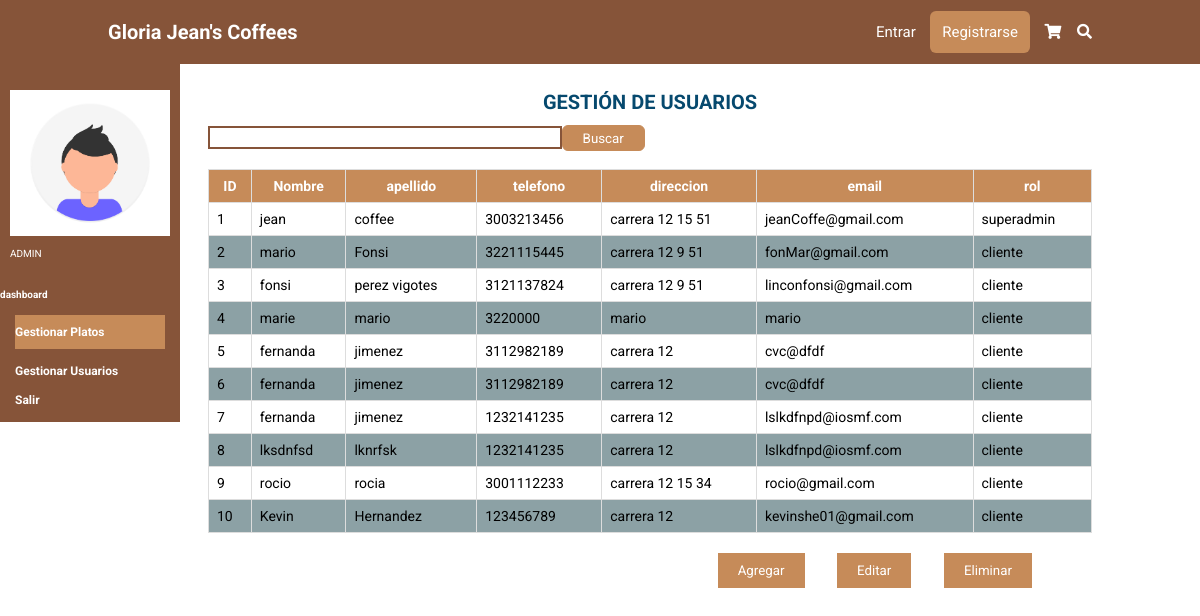
/dashboard/usuarios/, run on the app's committed database.
### tables this page shows
CREATE TABLE usuario (id_usuario INTEGER PRIMARY KEY AUTOINCREMENT NOT NULL UNIQUE, nombre STRING (100) NOT NULL, apellido STRING (100) NOT NULL, telefono INTEGER NOT NULL, direccion STRING (50) NOT NULL, email STRING (100) NOT NULL, user STRING (50) NOT NULL UNIQUE, contraseña STRING (100) NOT NULL, rol STRING (20) NOT NULL DEFAULT cliente, estado CHAR (1) DEFAULT A NOT NULL);

### app.py (the view, shortened to what this page needs)
@app.route('/dashboard/usuarios/', methods=['GET', 'POST'])
def usuarios():
    form = search()
    if request.method == 'GET':
        sql = f'SELECT *FROM usuario'
        res = seleccion(sql)
    return render_template('usuarios.html', form=form, titulo='dashboard', res=res)

### forms.py
class search(FlaskForm):
    seh = TextField('Buscar')

### conexion.py (called while the page is built)
def seleccion(sql) -> list:
    try:
        with sqlite3.connect(URL_DB) as con:
            cur = con.cursor()
            res = cur.execute(sql).fetchall()
    except Exception:
        res = None
    return res

### templates/usuarios.html
{% extends 'base.html' %}
{% block cuerpo %}
    <section class="Gplatos">
        <div class="aside">
            <div class="user">
                <img src="{{ url_for('static',filename='img/foto.png')}}" class="fotico-dashboard" alt="" >
                <p class="rol">ADMIN</p>
            </div>
            <div class="plataforma">
                <h4>dashboard</h4>
            </div>
             <nav class="navbar-aside">
              <a href='/dashboard/platos/' class="dashboard-platos">Gestionar Platos</a>
              <a href='/dashboard/usuarios/' class="dashboard-usuarios">Gestionar Usuarios</a>
              <a href='/salir'>Salir</a>
            </nav>
        </div>
        <div class="tabla">
          <h1 class="text-title">GESTI&Oacute;N DE USUARIOS</h1><br>
          <form name='fbuscarD' id='fbuscarD' action='' method='POST'>
            <div class="buscar-plato">
              {{ form.seh(class="buscar") }}
              <input type="submit" class="btn_buscar" value="Buscar">
            </div>
          </form>
              <table>
                  <tr>
                    <th>ID</th>
                    <th>Nombre</th>
                    <th>apellido</th>
                    <th>telefono</th>
                    <th>direccion</th>
                    <th>email</th>
                    <th>rol</th>
                  </tr>
                  {% for i in res %}
                  <tr>
                    <td>{{ i[0] }}</td>
                    <td>{{ i[1] }}</td>
                    <td>{{ i[2] }}</td>
                    <td>{{ i[3] }}</td>
                    <td>{{ i[4] }}</td>
                    <td>{{ i[5] }}</td>
                    <td>{{ i[8] }}</td>
                  </tr>
                  {% endfor%}
                </table>
                <div class="botones">
                  <input type="submit" value="Agregar" href='/dashboard/platos/agregar_plato/'>
                  <input type="submit" value="Editar" href='/dashboard/platos/editar_plato/'>
                  <input type="submit" value="Eliminar">
              </div>
          </div>
    </section>
{% endblock %}

### static/css/style.css (style rules this page uses)
:root { --marron: #865439; --marronclaro: #c68b59; }
* { border: 0; box-sizing: border-box; font-family: "Roboto", sans-serif; padding: 0; margin: 0; transition: all 0.2s linear; text-decoration: none; list-style: none; outline: none; }
html { font-size: 62.5%; overflow-x: hidden; scroll-behavior: smooth; scroll-padding-top: 6rem; }
section { padding: 2rem 9%; }
.buscar { margin-top: 1px; color: black; border: 2px solid var(--marron); width: 40%; margin-bottom: 2rem; padding: .2rem; }
.text-title, .text-title-profile { margin-top: 5rem; font-size: 20px; color: #06496E; display: flex; justify-content: center; }
.Gplatos { padding: 2rem 0%; top:40px; color: #ffffff; display: flex; align-items: center; }
.tabla { padding: 2rem 9%; width: 100%; margin-left: 100px; }
.aside { background-color:var(--marron); width: 18rem; max-height:120vh; position: fixed; top: 60px; }
.user { padding:3rem 1rem; margin: auto; width:100%; }
.fotico-dashboard { width: 100%; margin-bottom: 1rem; }
.navbar-aside a { display: block; color: #ffffff; margin: 1.5rem; font-size: 1.2rem; font-weight: bolder; }
table { font-family: arial, sans-serif; border-collapse: collapse; width: 100%; margin-bottom: 2rem; }
td, th { border: 1px solid #dddddd; text-align: left; padding: 8px; }
td { font-size: 14px; color: #000; }
th { background-color: var(--marronclaro); text-align: center; font-size: 14px; }
tr:nth-child(odd) { background-color: #8CA1A5; }
.botones { position: absolute; right:138px; }
.botones input[type="submit"] { background: var(--marronclaro); color: #ffffff; padding: 1rem 2rem; margin-right: 3rem; cursor: pointer; }
.buscar-plato { display: flex; }
.btn_buscar { background-color: var(--marronclaro); padding: .2rem 2rem; height:26px; color: #ffffff; border: 1px solid var(--marronclaro); border-radius: .6rem; cursor: pointer; }
.dashboard-platos { background: var(--marronclaro); padding: 1rem 0; }

### data on the page
usuario: id_usuario "1", nombre "jean", apellido "coffee", telefono "3003213456", direccion "carrera 12 15 51", email "jeanCoffe@gmail.com", rol "superadmin"
usuario: id_usuario "2", nombre "mario", apellido "Fonsi", telefono "3221115445", direccion "carrera 12 9 51", email "fonMar@gmail.com", rol "cliente"
usuario: id_usuario "3", nombre "fonsi", apellido "perez vigotes", telefono "3121137824", direccion "carrera 12 9 51", email "linconfonsi@gmail.com", rol "cliente"
usuario: id_usuario "4", nombre "marie", apellido "mario", telefono "3220000", direccion "mario", email "mario", rol "cliente"
usuario: id_usuario "5", nombre "fernanda", apellido "jimenez", telefono "3112982189", direccion "carrera 12", email "cvc@dfdf", rol "cliente"
usuario: id_usuario "6", nombre "fernanda", apellido "jimenez", telefono "3112982189", direccion "carrera 12", email "cvc@dfdf", rol "cliente"
usuario: id_usuario "7", nombre "fernanda", apellido "jimenez", telefono "1232141235", direccion "carrera 12", email "lslkdfnpd@iosmf.com", rol "cliente"
usuario: id_usuario "8", nombre "lksdnfsd", apellido "lknrfsk", telefono "1232141235", direccion "carrera 12", email "lslkdfnpd@iosmf.com", rol "cliente"
usuario: id_usuario "9", nombre "rocio", apellido "rocia", telefono "3001112233", direccion "carrera 12 15 34", email "rocio@gmail.com", rol "cliente"
usuario: id_usuario "10", nombre "Kevin", apellido "Hernandez", telefono "123456789", direccion "carrera 12", email "kevinshe01@gmail.com", rol "cliente"
